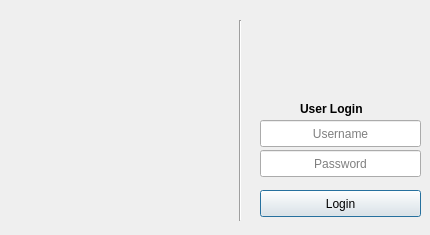
<?xml version="1.0" encoding="UTF-8"?>
<ui version="4.0">
 <class>Dialog_compmusic</class>
 <widget class="QDialog" name="Dialog_compmusic">
  <property name="geometry">
   <rect>
    <x>0</x>
    <y>0</y>
    <width>430</width>
    <height>235</height>
   </rect>
  </property>
  <property name="minimumSize">
   <size>
    <width>430</width>
    <height>235</height>
   </size>
  </property>
  <property name="maximumSize">
   <size>
    <width>430</width>
    <height>235</height>
   </size>
  </property>
  <property name="windowTitle">
   <string>CompMusic</string>
  </property>
  <property name="windowIcon">
   <iconset>
    <normaloff>:/compmusic/images/compmusic-logo-white.png</normaloff>:/compmusic/images/compmusic-logo-white.png</iconset>
  </property>
  <property name="layoutDirection">
   <enum>Qt::LeftToRight</enum>
  </property>
  <property name="styleSheet">
   <string notr="true"/>
  </property>
  <widget class="QLabel" name="label_compmusic_logo">
   <property name="geometry">
    <rect>
     <x>20</x>
     <y>20</y>
     <width>191</width>
     <height>191</height>
    </rect>
   </property>
   <property name="text">
    <string/>
   </property>
   <property name="pixmap">
    <pixmap resource="resources.qrc">:/compmusic/icons/compmusic-logo-white.png</pixmap>
   </property>
   <property name="scaledContents">
    <bool>true</bool>
   </property>
  </widget>
  <widget class="Line" name="line_seperator">
   <property name="geometry">
    <rect>
     <x>230</x>
     <y>20</y>
     <width>20</width>
     <height>201</height>
    </rect>
   </property>
   <property name="orientation">
    <enum>Qt::Vertical</enum>
   </property>
  </widget>
  <widget class="QLineEdit" name="lineEdit_id">
   <property name="geometry">
    <rect>
     <x>260</x>
     <y>120</y>
     <width>161</width>
     <height>27</height>
    </rect>
   </property>
   <property name="font">
    <font>
     <weight>50</weight>
     <bold>false</bold>
    </font>
   </property>
   <property name="text">
    <string/>
   </property>
   <property name="echoMode">
    <enum>QLineEdit::Normal</enum>
   </property>
   <property name="alignment">
    <set>Qt::AlignCenter</set>
   </property>
   <property name="placeholderText">
    <string>Username</string>
   </property>
  </widget>
  <widget class="QPushButton" name="pushButton_login">
   <property name="geometry">
    <rect>
     <x>260</x>
     <y>190</y>
     <width>161</width>
     <height>27</height>
    </rect>
   </property>
   <property name="styleSheet">
    <string notr="true">QToolButton { /* all types of tool button */
    border: 2px solid #8f8f91;
    border-radius: 6px;
    background-color: qlineargradient(x1: 0, y1: 0, x2: 0, y2: 1,
                                      stop: 0 #f6f7fa, stop: 1 #dadbde);
}


QToolButton:pressed {
    background-color: qlineargradient(x1: 0, y1: 0, x2: 0, y2: 1,
                                      stop: 0 #dadbde, stop: 1 #f6f7fa);
}


</string>
   </property>
   <property name="text">
    <string notr="true">Login</string>
   </property>
   <property name="icon">
    <iconset resource="resources.qrc">
     <normaloff>:/compmusic/icons/login.png</normaloff>:/compmusic/icons/login.png</iconset>
   </property>
   <property name="shortcut">
    <string/>
   </property>
   <property name="default">
    <bool>false</bool>
   </property>
   <property name="flat">
    <bool>false</bool>
   </property>
  </widget>
  <widget class="QLabel" name="label_login">
   <property name="geometry">
    <rect>
     <x>300</x>
     <y>100</y>
     <width>81</width>
     <height>17</height>
    </rect>
   </property>
   <property name="font">
    <font>
     <weight>75</weight>
     <bold>true</bold>
    </font>
   </property>
   <property name="text">
    <string>User Login</string>
   </property>
  </widget>
  <widget class="QLabel" name="label_dunya_logo">
   <property name="geometry">
    <rect>
     <x>310</x>
     <y>30</y>
     <width>61</width>
     <height>61</height>
    </rect>
   </property>
   <property name="text">
    <string/>
   </property>
   <property name="pixmap">
    <pixmap resource="resources.qrc">:/compmusic/icons/logoDunya.png</pixmap>
   </property>
   <property name="scaledContents">
    <bool>true</bool>
   </property>
  </widget>
  <widget class="QLineEdit" name="lineEdit_password">
   <property name="geometry">
    <rect>
     <x>260</x>
     <y>150</y>
     <width>161</width>
     <height>27</height>
    </rect>
   </property>
   <property name="font">
    <font>
     <weight>50</weight>
     <bold>false</bold>
    </font>
   </property>
   <property name="text">
    <string/>
   </property>
   <property name="echoMode">
    <enum>QLineEdit::Password</enum>
   </property>
   <property name="alignment">
    <set>Qt::AlignCenter</set>
   </property>
   <property name="placeholderText">
    <string>Password</string>
   </property>
  </widget>
 </widget>
 <tabstops>
  <tabstop>pushButton_login</tabstop>
  <tabstop>lineEdit_id</tabstop>
  <tabstop>lineEdit_password</tabstop>
 </tabstops>
 <resources>
  <include location="resources.qrc"/>
  <include location="resources.qrc"/>
  <include location="resources.qrc"/>
  <include location="resources.qrc"/>
  <include location="resource-compmusic.qrc"/>
 </resources>
 <connections/>
</ui>
